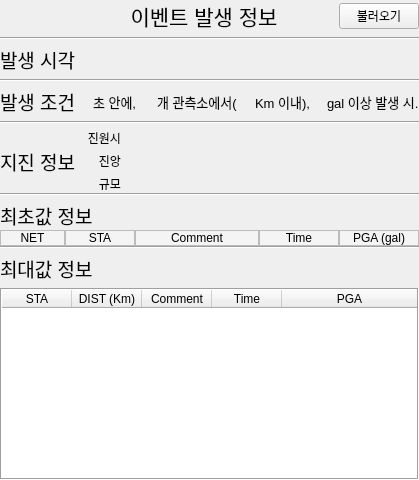
          <widget class="QFrame" name="eventFR">
           <property name="styleSheet">
            <string notr="true"/>
           </property>
           <property name="frameShape">
            <enum>QFrame::NoFrame</enum>
           </property>
           <property name="frameShadow">
            <enum>QFrame::Raised</enum>
           </property>
           <layout class="QVBoxLayout" name="verticalLayout_4">
            <property name="spacing">
             <number>5</number>
            </property>
            <property name="leftMargin">
             <number>0</number>
            </property>
            <property name="topMargin">
             <number>0</number>
            </property>
            <property name="rightMargin">
             <number>0</number>
            </property>
            <property name="bottomMargin">
             <number>0</number>
            </property>
            <item>
             <layout class="QHBoxLayout" name="horizontalLayout_3">
              <item>
               <widget class="QLabel" name="label_2">
                <property name="text">
                 <string/>
                </property>
               </widget>
              </item>
              <item>
               <widget class="QLabel" name="eventTitleLB">
                <property name="minimumSize">
                 <size>
                  <width>260</width>
                  <height>0</height>
                 </size>
                </property>
                <property name="font">
                 <font>
                  <pointsize>16</pointsize>
                  <weight>50</weight>
                  <bold>false</bold>
                 </font>
                </property>
                <property name="styleSheet">
                 <string notr="true"/>
                </property>
                <property name="text">
                 <string>이벤트 발생 정보</string>
                </property>
                <property name="alignment">
                 <set>Qt::AlignCenter</set>
                </property>
               </widget>
              </item>
              <item>
               <widget class="QPushButton" name="eventLoadPB">
                <property name="text">
                 <string>불러오기</string>
                </property>
               </widget>
              </item>
             </layout>
            </item>
            <item>
             <widget class="Line" name="line_4">
              <property name="orientation">
               <enum>Qt::Horizontal</enum>
              </property>
             </widget>
            </item>
            <item>
             <layout class="QHBoxLayout" name="horizontalLayout_7">
              <item>
               <widget class="QLabel" name="label_60">
                <property name="sizePolicy">
                 <sizepolicy hsizetype="Preferred" vsizetype="Preferred">
                  <horstretch>0</horstretch>
                  <verstretch>0</verstretch>
                 </sizepolicy>
                </property>
                <property name="maximumSize">
                 <size>
                  <width>100</width>
                  <height>16777215</height>
                 </size>
                </property>
                <property name="font">
                 <font>
                  <family>Cantarell</family>
                  <pointsize>14</pointsize>
                  <weight>50</weight>
                  <bold>false</bold>
                 </font>
                </property>
                <property name="styleSheet">
                 <string notr="true"/>
                </property>
                <property name="text">
                 <string>발생 시각</string>
                </property>
                <property name="alignment">
                 <set>Qt::AlignLeading|Qt::AlignLeft|Qt::AlignVCenter</set>
                </property>
               </widget>
              </item>
              <item>
               <widget class="QLabel" name="eventTimeLB">
                <property name="minimumSize">
                 <size>
                  <width>230</width>
                  <height>0</height>
                 </size>
                </property>
                <property name="maximumSize">
                 <size>
                  <width>16777215</width>
                  <height>16777215</height>
                 </size>
                </property>
                <property name="font">
                 <font>
                  <pointsize>14</pointsize>
                  <weight>75</weight>
                  <bold>true</bold>
                 </font>
                </property>
                <property name="styleSheet">
                 <string notr="true"/>
                </property>
                <property name="text">
                 <string/>
                </property>
                <property name="alignment">
                 <set>Qt::AlignCenter</set>
                </property>
               </widget>
              </item>
             </layout>
            </item>
            <item>
             <widget class="Line" name="line_3">
              <property name="orientation">
               <enum>Qt::Horizontal</enum>
              </property>
             </widget>
            </item>
            <item>
             <layout class="QHBoxLayout" name="horizontalLayout_8">
              <item>
               <widget class="QLabel" name="label_62">
                <property name="font">
                 <font>
                  <family>Cantarell</family>
                  <pointsize>14</pointsize>
                  <weight>50</weight>
                  <bold>false</bold>
                 </font>
                </property>
                <property name="styleSheet">
                 <string notr="true"/>
                </property>
                <property name="text">
                 <string>발생 조건</string>
                </property>
                <property name="alignment">
                 <set>Qt::AlignLeading|Qt::AlignLeft|Qt::AlignVCenter</set>
                </property>
               </widget>
              </item>
              <item>
               <widget class="QLabel" name="eventCondition1LB">
                <property name="text">
                 <string/>
                </property>
                <property name="alignment">
                 <set>Qt::AlignRight|Qt::AlignTrailing|Qt::AlignVCenter</set>
                </property>
               </widget>
              </item>
              <item>
               <widget class="QLabel" name="con1LB">
                <property name="font">
                 <font>
                  <pointsize>10</pointsize>
                 </font>
                </property>
                <property name="text">
                 <string>초 안에, </string>
                </property>
               </widget>
              </item>
              <item>
               <widget class="QLabel" name="eventCondition2LB">
                <property name="text">
                 <string/>
                </property>
                <property name="alignment">
                 <set>Qt::AlignRight|Qt::AlignTrailing|Qt::AlignVCenter</set>
                </property>
               </widget>
              </item>
              <item>
               <widget class="QLabel" name="con2LB">
                <property name="font">
                 <font>
                  <pointsize>10</pointsize>
                 </font>
                </property>
                <property name="text">
                 <string>개 관측소에서(</string>
                </property>
               </widget>
              </item>
              <item>
               <widget class="QLabel" name="eventCondition4LB">
                <property name="text">
                 <string/>
                </property>
               </widget>
              </item>
              <item>
               <widget class="QLabel" name="con3LB">
                <property name="font">
                 <font>
                  <pointsize>10</pointsize>
                 </font>
                </property>
                <property name="text">
                 <string>Km 이내),</string>
                </property>
               </widget>
              </item>
              <item>
               <widget class="QLabel" name="eventCondition3LB">
                <property name="text">
                 <string/>
                </property>
                <property name="alignment">
                 <set>Qt::AlignRight|Qt::AlignTrailing|Qt::AlignVCenter</set>
                </property>
               </widget>
              </item>
              <item>
               <widget class="QLabel" name="con4LB">
                <property name="font">
                 <font>
                  <pointsize>10</pointsize>
                 </font>
                </property>
                <property name="text">
                 <string>gal 이상 발생 시.</string>
                </property>
               </widget>
              </item>
             </layout>
            </item>
            <item>
             <widget class="Line" name="line_2">
              <property name="orientation">
               <enum>Qt::Horizontal</enum>
              </property>
             </widget>
            </item>
            <item>
             <widget class="QFrame" name="eewFR">
              <property name="frameShape">
               <enum>QFrame::NoFrame</enum>
              </property>
              <property name="frameShadow">
               <enum>QFrame::Plain</enum>
              </property>
              <property name="lineWidth">
               <number>0</number>
              </property>
              <layout class="QVBoxLayout" name="verticalLayout">
               <property name="spacing">
                <number>0</number>
               </property>
               <property name="leftMargin">
                <number>0</number>
               </property>
               <property name="topMargin">
                <number>0</number>
               </property>
               <property name="rightMargin">
                <number>0</number>
               </property>
               <property name="bottomMargin">
                <number>0</number>
               </property>
               <item>
                <layout class="QGridLayout" name="gridLayout">
                 <item row="0" column="1">
                  <widget class="QLabel" name="label">
                   <property name="sizePolicy">
                    <sizepolicy hsizetype="Fixed" vsizetype="Preferred">
                     <horstretch>0</horstretch>
                     <verstretch>0</verstretch>
                    </sizepolicy>
                   </property>
                   <property name="minimumSize">
                    <size>
                     <width>45</width>
                     <height>0</height>
                    </size>
                   </property>
                   <property name="text">
                    <string>진원시</string>
                   </property>
                   <property name="alignment">
                    <set>Qt::AlignRight|Qt::AlignTrailing|Qt::AlignVCenter</set>
                   </property>
                  </widget>
                 </item>
                 <item row="3" column="1">
                  <widget class="QLabel" name="label_5">
                   <property name="sizePolicy">
                    <sizepolicy hsizetype="Fixed" vsizetype="Preferred">
                     <horstretch>0</horstretch>
                     <verstretch>0</verstretch>
                    </sizepolicy>
                   </property>
                   <property name="minimumSize">
                    <size>
                     <width>45</width>
                     <height>0</height>
                    </size>
                   </property>
                   <property name="text">
                    <string>규모</string>
                   </property>
                   <property name="alignment">
                    <set>Qt::AlignRight|Qt::AlignTrailing|Qt::AlignVCenter</set>
                   </property>
                  </widget>
                 </item>
                 <item row="1" column="2">
                  <widget class="QLabel" name="eqLocLB">
                   <property name="text">
                    <string/>
                   </property>
                   <property name="alignment">
                    <set>Qt::AlignCenter</set>
                   </property>
                  </widget>
                 </item>
                 <item row="0" column="0" rowspan="4">
                  <widget class="QLabel" name="label_68">
                   <property name="sizePolicy">
                    <sizepolicy hsizetype="Fixed" vsizetype="Preferred">
                     <horstretch>0</horstretch>
                     <verstretch>0</verstretch>
                    </sizepolicy>
                   </property>
                   <property name="font">
                    <font>
                     <pointsize>14</pointsize>
                     <weight>50</weight>
                     <bold>false</bold>
                    </font>
                   </property>
                   <property name="styleSheet">
                    <string notr="true"/>
                   </property>
                   <property name="text">
                    <string>지진 정보</string>
                   </property>
                   <property name="alignment">
                    <set>Qt::AlignLeading|Qt::AlignLeft|Qt::AlignVCenter</set>
                   </property>
                  </widget>
                 </item>
                 <item row="3" column="2">
                  <widget class="QLabel" name="eqMagLB">
                   <property name="text">
                    <string/>
                   </property>
                   <property name="alignment">
                    <set>Qt::AlignCenter</set>
                   </property>
                  </widget>
                 </item>
                 <item row="0" column="2">
                  <widget class="QLabel" name="eqTimeLB">
                   <property name="text">
                    <string/>
                   </property>
                   <property name="alignment">
                    <set>Qt::AlignCenter</set>
                   </property>
                  </widget>
                 </item>
                 <item row="2" column="2">
                  <widget class="QLabel" name="eqLoc2LB">
                   <property name="text">
                    <string/>
                   </property>
                   <property name="alignment">
                    <set>Qt::AlignCenter</set>
                   </property>
                  </widget>
                 </item>
                 <item row="1" column="1" rowspan="2">
                  <widget class="QLabel" name="label_3">
                   <property name="sizePolicy">
                    <sizepolicy hsizetype="Fixed" vsizetype="Preferred">
                     <horstretch>0</horstretch>
                     <verstretch>0</verstretch>
                    </sizepolicy>
                   </property>
                   <property name="minimumSize">
                    <size>
                     <width>45</width>
                     <height>0</height>
                    </size>
                   </property>
                   <property name="text">
                    <string>진앙</string>
                   </property>
                   <property name="alignment">
                    <set>Qt::AlignRight|Qt::AlignTrailing|Qt::AlignVCenter</set>
                   </property>
                  </widget>
                 </item>
                </layout>
               </item>
               <item>
                <widget class="Line" name="line_5">
                 <property name="orientation">
                  <enum>Qt::Horizontal</enum>
                 </property>
                </widget>
               </item>
              </layout>
             </widget>
            </item>
            <item>
             <widget class="QFrame" name="galFR">
              <property name="frameShape">
               <enum>QFrame::NoFrame</enum>
              </property>
              <property name="frameShadow">
               <enum>QFrame::Raised</enum>
              </property>
              <property name="lineWidth">
               <number>0</number>
              </property>
              <layout class="QVBoxLayout" name="verticalLayout_5">
               <property name="spacing">
                <number>0</number>
               </property>
               <property name="leftMargin">
                <number>0</number>
               </property>
               <property name="topMargin">
                <number>0</number>
               </property>
               <property name="rightMargin">
                <number>0</number>
               </property>
               <property name="bottomMargin">
                <number>0</number>
               </property>
               <item>
                <widget class="QLabel" name="monChanLB">
                 <property name="font">
                  <font>
                   <pointsize>14</pointsize>
                   <weight>50</weight>
                   <bold>false</bold>
                  </font>
                 </property>
                 <property name="styleSheet">
                  <string notr="true"/>
                 </property>
                 <property name="text">
                  <string>최초값 정보</string>
                 </property>
                </widget>
               </item>
               <item>
                <layout class="QGridLayout" name="eventInitLO">
                 <property name="spacing">
                  <number>0</number>
                 </property>
                 <item row="0" column="2">
                  <widget class="QLabel" name="label_75">
                   <property name="font">
                    <font>
                     <weight>50</weight>
                     <bold>false</bold>
                    </font>
                   </property>
                   <property name="styleSheet">
                    <string notr="true">background-color: rgb(244,244,244)</string>
                   </property>
                   <property name="frameShape">
                    <enum>QFrame::StyledPanel</enum>
                   </property>
                   <property name="text">
                    <string>Comment</string>
                   </property>
                   <property name="alignment">
                    <set>Qt::AlignCenter</set>
                   </property>
                  </widget>
                 </item>
                 <item row="0" column="3">
                  <widget class="QLabel" name="label_76">
                   <property name="minimumSize">
                    <size>
                     <width>80</width>
                     <height>0</height>
                    </size>
                   </property>
                   <property name="maximumSize">
                    <size>
                     <width>80</width>
                     <height>16777215</height>
                    </size>
                   </property>
                   <property name="font">
                    <font>
                     <weight>50</weight>
                     <bold>false</bold>
                    </font>
                   </property>
                   <property name="styleSheet">
                    <string notr="true">background-color: rgb(244,244,244)</string>
                   </property>
                   <property name="frameShape">
                    <enum>QFrame::StyledPanel</enum>
                   </property>
                   <property name="text">
                    <string>Time</string>
                   </property>
                   <property name="alignment">
                    <set>Qt::AlignCenter</set>
                   </property>
                  </widget>
                 </item>
                 <item row="0" column="1">
                  <widget class="QLabel" name="label_74">
                   <property name="minimumSize">
                    <size>
                     <width>70</width>
                     <height>0</height>
                    </size>
                   </property>
                   <property name="maximumSize">
                    <size>
                     <width>70</width>
                     <height>16777215</height>
                    </size>
                   </property>
                   <property name="font">
                    <font>
                     <weight>50</weight>
                     <bold>false</bold>
                    </font>
                   </property>
                   <property name="styleSheet">
                    <string notr="true">background-color: rgb(244,244,244)</string>
                   </property>
                   <property name="frameShape">
                    <enum>QFrame::StyledPanel</enum>
                   </property>
                   <property name="text">
                    <string>STA</string>
                   </property>
                   <property name="alignment">
                    <set>Qt::AlignCenter</set>
                   </property>
                  </widget>
                 </item>
                 <item row="0" column="4">
                  <widget class="QLabel" name="label_77">
                   <property name="minimumSize">
                    <size>
                     <width>80</width>
                     <height>0</height>
                    </size>
                   </property>
                   <property name="maximumSize">
                    <size>
                     <width>80</width>
                     <height>16777215</height>
                    </size>
                   </property>
                   <property name="font">
                    <font>
                     <weight>50</weight>
                     <bold>false</bold>
                    </font>
                   </property>
                   <property name="styleSheet">
                    <string notr="true">background-color: rgb(244,244,244)</string>
                   </property>
                   <property name="frameShape">
                    <enum>QFrame::StyledPanel</enum>
                   </property>
                   <property name="text">
                    <string>PGA (gal)</string>
                   </property>
                   <property name="alignment">
                    <set>Qt::AlignCenter</set>
                   </property>
                  </widget>
                 </item>
                 <item row="0" column="0">
                  <widget class="QLabel" name="label_69">
                   <property name="minimumSize">
                    <size>
                     <width>65</width>
                     <height>0</height>
                    </size>
                   </property>
                   <property name="maximumSize">
                    <size>
                     <width>65</width>
                     <height>16777215</height>
                    </size>
                   </property>
                   <property name="font">
                    <font>
                     <weight>50</weight>
                     <bold>false</bold>
                    </font>
                   </property>
                   <property name="styleSheet">
                    <string notr="true">background-color: rgb(244,244,244)</string>
                   </property>
                   <property name="frameShape">
                    <enum>QFrame::StyledPanel</enum>
                   </property>
                   <property name="text">
                    <string>NET</string>
                   </property>
                   <property name="alignment">
                    <set>Qt::AlignCenter</set>
                   </property>
                  </widget>
                 </item>
                </layout>
               </item>
               <item>
                <widget class="Line" name="line">
                 <property name="orientation">
                  <enum>Qt::Horizontal</enum>
                 </property>
                </widget>
               </item>
              </layout>
             </widget>
            </item>
            <item>
             <widget class="QLabel" name="maxPGALB">
              <property name="font">
               <font>
                <pointsize>14</pointsize>
                <weight>50</weight>
                <bold>false</bold>
               </font>
              </property>
              <property name="styleSheet">
               <string notr="true"/>
              </property>
              <property name="text">
               <string>최대값 정보</string>
              </property>
             </widget>
            </item>
            <item>
             <widget class="QTableWidget" name="eventMaxPGATW">
              <property name="sizePolicy">
               <sizepolicy hsizetype="Expanding" vsizetype="Expanding">
                <horstretch>0</horstretch>
                <verstretch>0</verstretch>
               </sizepolicy>
              </property>
              <property name="font">
               <font>
                <pointsize>9</pointsize>
               </font>
              </property>
              <property name="frameShape">
               <enum>QFrame::Box</enum>
              </property>
              <property name="verticalScrollBarPolicy">
               <enum>Qt::ScrollBarAsNeeded</enum>
              </property>
              <property name="horizontalScrollBarPolicy">
               <enum>Qt::ScrollBarAlwaysOff</enum>
              </property>
              <property name="editTriggers">
               <set>QAbstractItemView::NoEditTriggers</set>
              </property>
              <property name="dragEnabled">
               <bool>true</bool>
              </property>
              <property name="dragDropOverwriteMode">
               <bool>false</bool>
              </property>
              <property name="alternatingRowColors">
               <bool>true</bool>
              </property>
              <property name="selectionBehavior">
               <enum>QAbstractItemView::SelectRows</enum>
              </property>
              <property name="sortingEnabled">
               <bool>true</bool>
              </property>
              <attribute name="horizontalHeaderDefaultSectionSize">
               <number>70</number>
              </attribute>
              <attribute name="horizontalHeaderStretchLastSection">
               <bool>true</bool>
              </attribute>
              <attribute name="verticalHeaderVisible">
               <bool>false</bool>
              </attribute>
              <attribute name="verticalHeaderMinimumSectionSize">
               <number>25</number>
              </attribute>
              <attribute name="verticalHeaderDefaultSectionSize">
               <number>25</number>
              </attribute>
              <attribute name="verticalHeaderStretchLastSection">
               <bool>true</bool>
              </attribute>
              <column>
               <property name="text">
                <string>STA</string>
               </property>
              </column>
              <column>
               <property name="text">
                <string>DIST (Km)</string>
               </property>
              </column>
              <column>
               <property name="text">
                <string>Comment</string>
               </property>
              </column>
              <column>
               <property name="text">
                <string>Time</string>
               </property>
              </column>
              <column>
               <property name="text">
                <string>PGA</string>
               </property>
              </column>
             </widget>
            </item>
           </layout>
          </widget>
